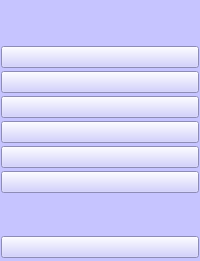
     <widget class="QWidget" name="icon_only_widget" native="true">
      <property name="sizePolicy">
       <sizepolicy hsizetype="Fixed" vsizetype="Preferred">
        <horstretch>0</horstretch>
        <verstretch>0</verstretch>
       </sizepolicy>
      </property>
      <property name="styleSheet">
       <string notr="true">background-color: rgb(198, 196, 255);</string>
      </property>
      <layout class="QVBoxLayout" name="verticalLayout">
       <property name="spacing">
        <number>3</number>
       </property>
       <property name="leftMargin">
        <number>1</number>
       </property>
       <property name="topMargin">
        <number>3</number>
       </property>
       <property name="rightMargin">
        <number>1</number>
       </property>
       <property name="bottomMargin">
        <number>3</number>
       </property>
       <item>
        <widget class="QLabel" name="label">
         <property name="minimumSize">
          <size>
           <width>40</width>
           <height>40</height>
          </size>
         </property>
         <property name="maximumSize">
          <size>
           <width>30000</width>
           <height>30000</height>
          </size>
         </property>
         <property name="layoutDirection">
          <enum>Qt::LeftToRight</enum>
         </property>
         <property name="text">
          <string/>
         </property>
         <property name="pixmap">
          <pixmap resource="../resource.qrc">:/icons/icons/globe.svg</pixmap>
         </property>
         <property name="alignment">
          <set>Qt::AlignCenter</set>
         </property>
        </widget>
       </item>
       <item>
        <widget class="QPushButton" name="home_icon_button">
         <property name="maximumSize">
          <size>
           <width>16777215</width>
           <height>29</height>
          </size>
         </property>
         <property name="text">
          <string/>
         </property>
         <property name="icon">
          <iconset resource="../resource.qrc">
           <normaloff>:/icons/icons/home.svg</normaloff>:/icons/icons/home.svg</iconset>
         </property>
         <property name="checkable">
          <bool>true</bool>
         </property>
         <property name="autoExclusive">
          <bool>true</bool>
         </property>
        </widget>
       </item>
       <item>
        <widget class="QPushButton" name="deposit_icon_button">
         <property name="maximumSize">
          <size>
           <width>16777215</width>
           <height>29</height>
          </size>
         </property>
         <property name="text">
          <string/>
         </property>
         <property name="icon">
          <iconset resource="../resource.qrc">
           <normaloff>:/icons/icons/arrow-down-circle.svg</normaloff>:/icons/icons/arrow-down-circle.svg</iconset>
         </property>
         <property name="checkable">
          <bool>true</bool>
         </property>
         <property name="autoExclusive">
          <bool>true</bool>
         </property>
        </widget>
       </item>
       <item>
        <widget class="QPushButton" name="withdraw_icon_button">
         <property name="maximumSize">
          <size>
           <width>16777215</width>
           <height>29</height>
          </size>
         </property>
         <property name="text">
          <string/>
         </property>
         <property name="icon">
          <iconset resource="../resource.qrc">
           <normaloff>:/icons/icons/arrow-up-circle.svg</normaloff>:/icons/icons/arrow-up-circle.svg</iconset>
         </property>
         <property name="checkable">
          <bool>true</bool>
         </property>
         <property name="autoExclusive">
          <bool>true</bool>
         </property>
        </widget>
       </item>
       <item>
        <widget class="QPushButton" name="pix_icon_button">
         <property name="maximumSize">
          <size>
           <width>16777215</width>
           <height>29</height>
          </size>
         </property>
         <property name="text">
          <string/>
         </property>
         <property name="icon">
          <iconset resource="../resource.qrc">
           <normaloff>:/icons/icons/pix.png</normaloff>:/icons/icons/pix.png</iconset>
         </property>
         <property name="checkable">
          <bool>true</bool>
         </property>
         <property name="autoExclusive">
          <bool>true</bool>
         </property>
        </widget>
       </item>
       <item>
        <widget class="QPushButton" name="shop_icon_button">
         <property name="maximumSize">
          <size>
           <width>16777215</width>
           <height>29</height>
          </size>
         </property>
         <property name="text">
          <string/>
         </property>
         <property name="icon">
          <iconset resource="../resource.qrc">
           <normaloff>:/icons/icons/shopping-cart.svg</normaloff>:/icons/icons/shopping-cart.svg</iconset>
         </property>
         <property name="checkable">
          <bool>true</bool>
         </property>
         <property name="autoExclusive">
          <bool>true</bool>
         </property>
        </widget>
       </item>
       <item>
        <widget class="QPushButton" name="statement_icon_button">
         <property name="maximumSize">
          <size>
           <width>16777215</width>
           <height>29</height>
          </size>
         </property>
         <property name="text">
          <string/>
         </property>
         <property name="icon">
          <iconset resource="../resource.qrc">
           <normaloff>:/icons/icons/file-text.svg</normaloff>:/icons/icons/file-text.svg</iconset>
         </property>
         <property name="checkable">
          <bool>true</bool>
         </property>
         <property name="autoExclusive">
          <bool>true</bool>
         </property>
        </widget>
       </item>
       <item>
        <spacer name="verticalSpacer">
         <property name="orientation">
          <enum>Qt::Vertical</enum>
         </property>
         <property name="sizeHint" stdset="0">
          <size>
           <width>20</width>
           <height>40</height>
          </size>
         </property>
        </spacer>
       </item>
       <item>
        <widget class="QPushButton" name="settings_icon_button">
         <property name="text">
          <string/>
         </property>
         <property name="icon">
          <iconset resource="../resource.qrc">
           <normaloff>:/icons/icons/settings.svg</normaloff>:/icons/icons/settings.svg</iconset>
         </property>
         <property name="checkable">
          <bool>true</bool>
         </property>
         <property name="autoExclusive">
          <bool>true</bool>
         </property>
        </widget>
       </item>
      </layout>
     </widget>
